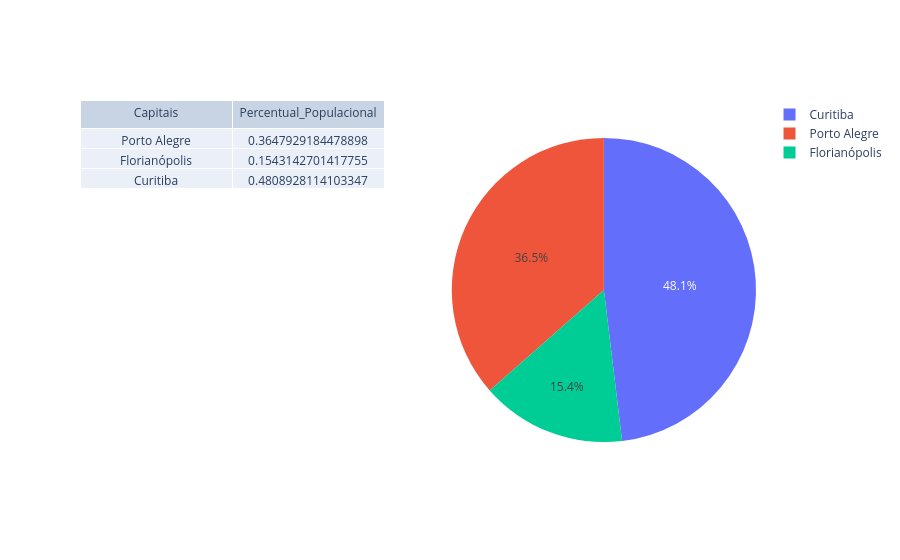

The code cell stored with this chart in its notebook:
### Code cell
import pandas as pd
from plotly.subplots import make_subplots
import plotly.graph_objects as go

Capitais = ['Porto Alegre', 'Florianópolis', 'Curitiba']
Populacao = [1388794, 587486, 1830795]
populacao_total = sum(Populacao)
populacao_percent = [
    Populacao[0]/populacao_total,
    Populacao[1]/populacao_total,
    Populacao[2]/populacao_total
]

tabela = {
    'Capitais': Capitais,
    'Percentual_Populacional': populacao_percent
}

df_tabela = pd.DataFrame(tabela)
# Painel com 2 colunas
painel = make_subplots(
    rows=1,
    cols=2,
    specs=[[{"type": "table"}, {"type": "domain"}]]
)

# 📊 TABELA (CORRETO)
painel.add_trace(
    go.Table(
        header=dict(values=list(df_tabela.columns)),
        cells=dict(values=[df_tabela[col] for col in df_tabela.columns])
    ),
    row=1,
    col=1
)

# 🥧 PIZZA
painel.add_trace(
    go.Pie(
        labels=df_tabela['Capitais'],
        values=df_tabela['Percentual_Populacional'],
        name="População %"
    ),
    row=1,
    col=2
)

### Figure 1 — Plotly figure (JSON) as saved in the notebook; plotly's stock layout.template omitted (floating-point values rounded to 4 significant figures)
{"data": [{"cells": {"values": [["Porto Alegre", "Florianópolis", "Curitiba"], [0.3648, 0.1543, 0.4809]]}, "domain": {"x": [0, 0.45], "y": [0, 1]}, "header": {"values": ["Capitais", "Percentual_Populacional"]}, "type": "table"}, {"domain": {"x": [0.55, 1], "y": [0, 1]}, "labels": ["Porto Alegre", "Florianópolis", "Curitiba"], "name": "População %", "type": "pie", "values": [0.3648, 0.1543, 0.4809]}], "layout": {"autosize": true}}
